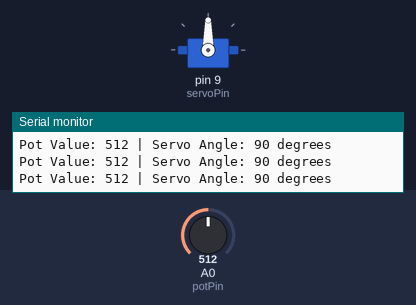
The sketch below on a simulated Arduino Uno, built with avr-gcc and run on an emulated ATmega328P. Parts: servo, the last lines printed to the serial monitor. The inputs (shaded band) are chosen by the test bench; at power-on: A0 (potPin) = 512.

Above: at 1.7 s.
1.8 s: A0 (potPin) set to 559
At 2.1 s:
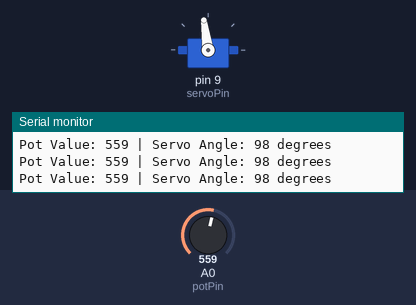
4.8 s: A0 (potPin) set to 580
At 5.5 s:
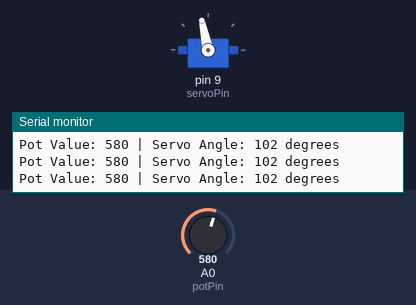
6.3 s: A0 (potPin) set to 982
At 6.9 s:
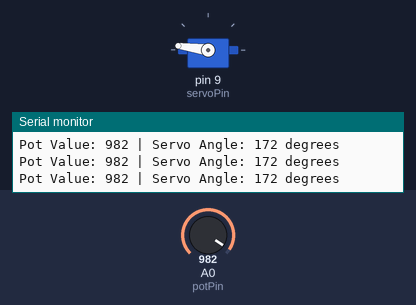
7.8 s: A0 (potPin) set to 1014
At 8.9 s:
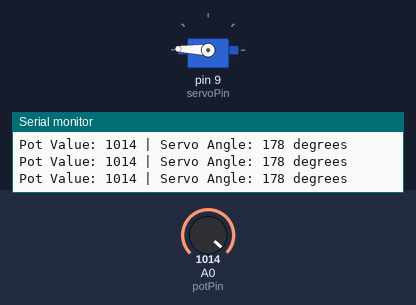
10.8 s: A0 (potPin) set to 306
At 11.3 s:
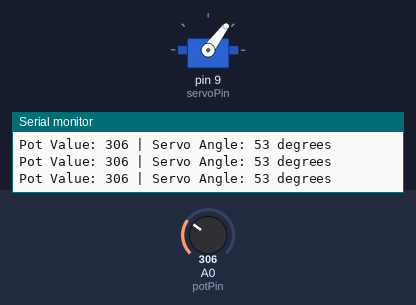
12.3 s: A0 (potPin) set to 11
At 12.6 s:
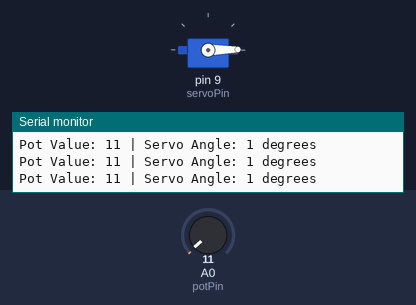
13.8 s: A0 (potPin) set to 8
Timing chart, 0 to 16.8 s (numbered marks = the images above; inputs shaded):
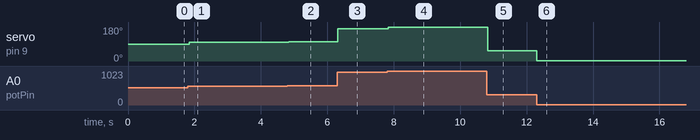

Measured:
- after the input at 1.8 s, servo on pin 9 (servoPin): 90° → 98° at once
- after the input at 4.8 s, servo on pin 9 (servoPin): 98° → 102° at once
- after the input at 6.3 s, servo on pin 9 (servoPin): 102° → 172° at once
- after the input at 7.8 s, servo on pin 9 (servoPin): 172° → 178° at once
- after the input at 10.8 s, servo on pin 9 (servoPin): 178° → 53° at once
- after the input at 12.3 s, servo on pin 9 (servoPin): 53° → 1° at once

The sketch:

servo.ino
```cpp
// Potentiometer Controlled Servo Program
// Potentiometer on analog pin A0, Servo on digital pin 9

#include <Servo.h>

// Create servo object
Servo myServo;

// Pin definitions
const int potPin = A0;    // Potentiometer connected to analog pin A0
const int servoPin = 9;   // Servo connected to digital pin 9

// Variables
int potValue = 0;         // Variable to store potentiometer reading
int servoAngle = 0;       // Variable to store servo angle

void setup() {
  // Attach servo to pin
  myServo.attach(servoPin);

  // Initialize serial communication for debugging
  Serial.begin(9600);
  Serial.println("Potentiometer Servo Control Started");
  Serial.println("Turn the potentiometer to control the servo");

  // Set initial servo position to center
  myServo.write(90);
  delay(500);
}

void loop() {
  // Read potentiometer value (0-1023)
  potValue = analogRead(potPin);

  // Map potentiometer value to servo angle (0-180 degrees)
  servoAngle = map(potValue, 0, 1023, 0, 180);

  // Write angle to servo
  myServo.write(servoAngle);

  // Print values to serial monitor for debugging
  Serial.print("Pot Value: ");
  Serial.print(potValue);
  Serial.print(" | Servo Angle: ");
  Serial.print(servoAngle);
  Serial.println(" degrees");

  // Small delay for stability and to avoid overwhelming serial output
  delay(50);
}
```
